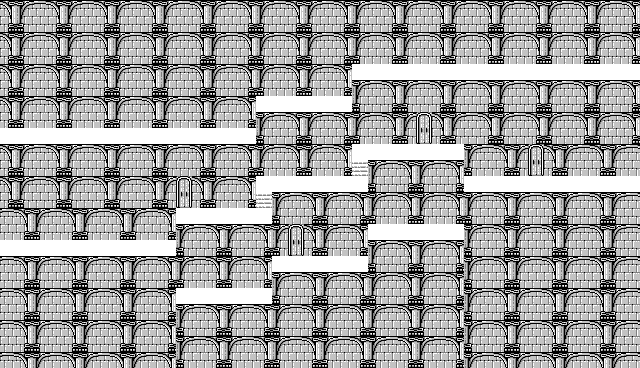

This is a level from a 2D game, rendered from its Tiled map with the project's own tilesets. A one-line summary and the map file follow, with tile-layer data summarised:
An orthogonal 40x23 tile map with 16x16 px tiles, 4 tile layers (Tile Layer 1, Tile Layer 2, Tile Layer 3, Tile Layer 4), 2 tilesets and 4 objects (4x Event).

<map version="1.0" orientation="orthogonal" renderorder="right-down" width="40" height="23" tilewidth="16" tileheight="16" nextobjectid="59">
 <properties>
  <property name="bgm" value="no_change" />
  <property name="encounter" value="encounterset_level01_danger00" />
  <property name="name" value="Floor 1 Gate" />
 </properties>
 <tileset firstgid="1" source="../tilesets/lower.tsx" />
 <tileset firstgid="120" source="../tilesets/upper.tsx" />
 <layer name="Tile Layer 1" width="40" height="23">
  <properties>
   <property name="z" value="0" />
  </properties>
  <data>[920 cells, 920 non-empty, 3 distinct tile ids]</data>
 </layer>
 <layer name="Tile Layer 2" width="40" height="23">
  <properties>
   <property name="z" value=".5" />
  </properties>
  <data>[920 cells, 837 non-empty, 9 distinct tile ids]</data>
 </layer>
 <objectgroup name="Object Layer 1" visible="0">
  <object id="54" name="door_a" type="Event" x="256" y="192" width="16" height="16">
   <properties>
    <property name="onCollide" value="memTele('', '', 'EXIT', 'A')" />
   </properties>
  </object>
  <object id="56" name="target_a" type="Event" x="256" y="208" width="16" height="16" />
  <object id="57" name="target_b" type="Event" x="464" y="144" width="16" height="16" />
  <object id="58" name="door_a" type="Event" x="464" y="128" width="16" height="16">
   <properties>
    <property name="onCollide" value="memTele('', '', 'EXIT', 'B')" />
   </properties>
  </object>
 </objectgroup>
 <layer name="Tile Layer 3" width="40" height="23">
  <properties>
   <property name="z" value="1.5" />
  </properties>
  <data>[920 cells, 0 non-empty, 0 distinct tile ids]</data>
 </layer>
 <layer name="Tile Layer 4" width="40" height="23">
  <properties>
   <property name="z" value="2.0" />
  </properties>
  <data>[920 cells, 0 non-empty, 0 distinct tile ids]</data>
 </layer>
</map>
